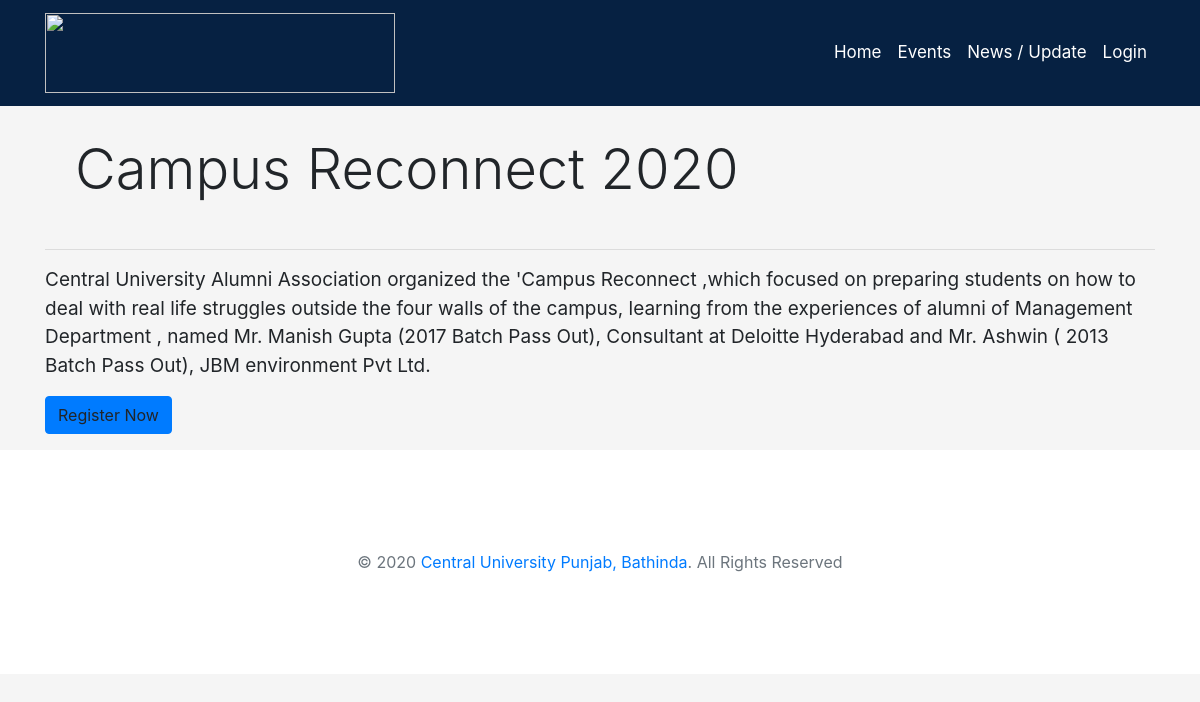
/events/view/1, run on the app's committed database.
### tables this page shows
CREATE TABLE `event` (
  `id` int(11) NOT NULL,
  `title` varchar(255) NOT NULL,
  `description` text NOT NULL,
  `venue` varchar(255) NOT NULL,
  `state` varchar(255) NOT NULL,
  `city` varchar(255) NOT NULL,
  `day` int(11) NOT NULL,
  `month` varchar(255) NOT NULL,
  `year` int(11) NOT NULL,
  `organize_name` varchar(256) NOT NULL,
  `organize_contact` bigint(11) NOT NULL,
  `is_publish` int(11) NOT NULL,
  `date_posted` timestamp NOT NULL DEFAULT CURRENT_TIMESTAMP ON UPDATE CURRENT_TIMESTAMP
);

### application/controllers/events.php (called while the page is built, shortened)
<?php
class Events extends CI_Controller{
	public function __construct(){
		$this->load->model('event_show_model','secure_show_event');
	}
	public function view($id){
		$data['event']=$this->secure_show_event->get_event_by_id($id);
		$this->load->view('view',$data);
	}
}

### index.php (called while the page is built, shortened)
<?php
require_once BASEPATH.'core/CodeIgniter.php';

### application/models/event_show_model.php (called while the page is built, shortened)
<?php
class Event_show_model extends CI_Model{
	public function get_event_by_id($id){
		return $this->db->get_where('event',['id'=>$id])->row();
	}
}
?>

### application/views/view.php (the view, shortened to what this page needs)
<h1 style="padding:30px;" class="display-4"><?= $event->title?></h1><hr>
<p style="font-size:19px;"><?= $event->description?></p>
<a class="btn btn-primary mb-3">Register Now</a>

### application/views/navbar.php (style rules this page uses)
body { height:100%; width:100%; background-color:#f5f5f5; }

### data on the page
event: title "Campus Reconnect 2020", description "Central University Alumni Association organized the 'Campus Reconnect ,which focused on preparing students on how to deal with real life struggles outside the four walls of the campus, learning from the experiences of alumni of Management Department , named Mr. Manish Gupta (2017 Batch Pass Out), Consultant at Deloitte Hyderabad and Mr. Ashwin ( 2013 Batch Pass Out), JBM environment Pvt Ltd."
